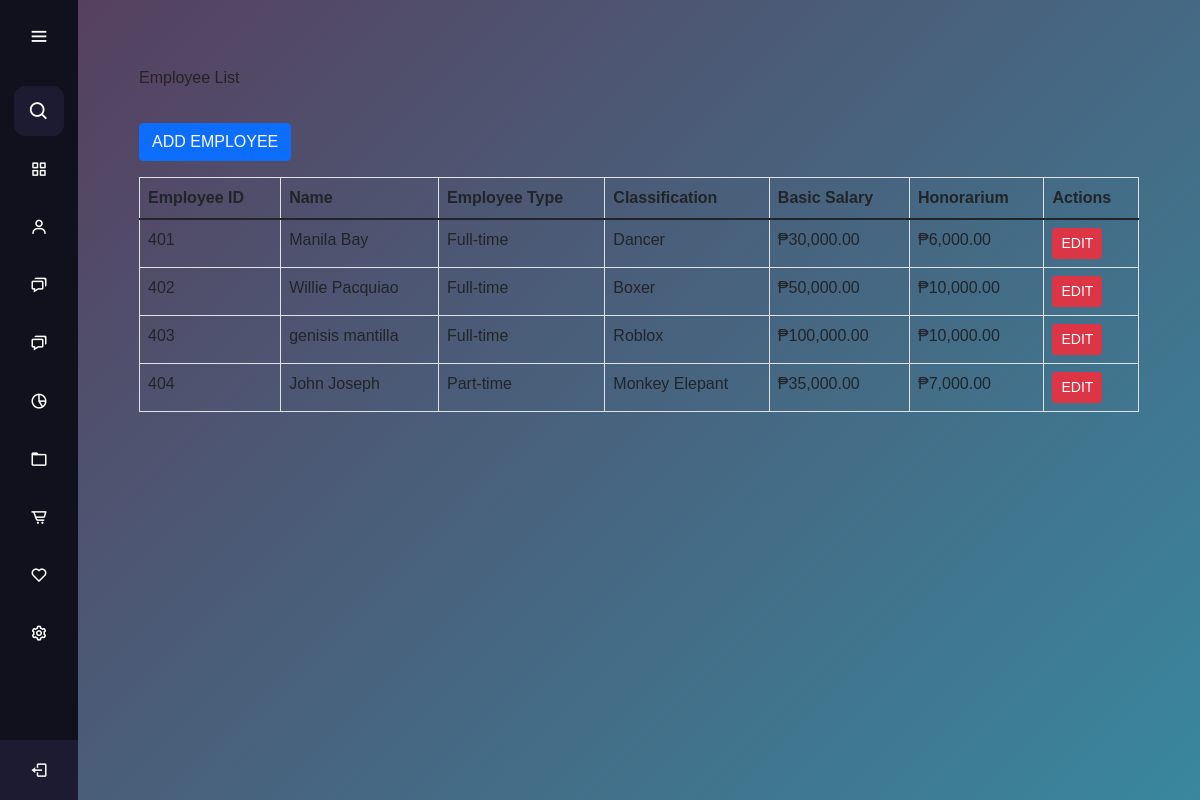
Screenshot of /sidebarManageemployee.php with the database file from the repository.
### tables this page shows
CREATE TABLE `employees` (
  `employee_id` int(11) NOT NULL,
  `first_name` varchar(255) NOT NULL,
  `last_name` varchar(255) NOT NULL,
  `employee_type` enum('full-time','part-time') NOT NULL,
  `classification` varchar(255) NOT NULL,
  `basic_salary` decimal(10,2) NOT NULL,
  `honorarium` decimal(10,2) DEFAULT 0.00,
  `created_at` timestamp NOT NULL DEFAULT current_timestamp()
);

### sidebarManageemployee.php (the view, shortened to what this page needs)
<?php
$conn = new mysqli('localhost', 'root', '', 'gfi_exel');
$sql_fetch = "SELECT * FROM employees";
$result = $conn->query($sql_fetch);
?>
<!DOCTYPE html>
<html lang="en">
<head>
    <script src="https://cdn.tailwindcss.com"></script>
</head>
<link rel="stylesheet" href="css/bootstrap.min.css">
<body>
    <?php include 'aside.php'; ?>
    <main>
    <div class="container mt-5">
        <div id="employeeList">
            <h2 class="mb-9">Employee List</h2>
            <button class="btn btn-primary mb-3" onclick="toggleView('addEmployee')">ADD EMPLOYEE</button>
            <table class="table table-bordered">
                <thead>
                    <tr>
                        <th>Employee ID</th>
                        <th>Name</th>
                        <th>Employee Type</th>
                        <th>Classification</th>
                        <th>Basic Salary</th>
                        <th>Honorarium</th>
                        <th>Actions</th>
                    </tr>
                </thead>
                <tbody>
                    <?php
                    if ($result->num_rows > 0) {
                        while ($row = $result->fetch_assoc()) {
                            echo "<tr>
                                    <td>" . $row['employee_id'] . "</td>
                                    <td>" . $row['first_name'] . " " . $row['last_name'] . "</td>
                                    <td>" . ucfirst($row['employee_type']) . "</td>
                                    <td>" . $row['classification'] . "</td>
                                    <td>₱" . number_format($row['basic_salary'], 2) . "</td>
                                    <td>₱" . number_format($row['honorarium'], 2) . "</td>
                                    <td>
                                        <button class='btn btn-danger btn-sm' onclick='toggleEditForm(" . $row['employee_id'] . ")'>EDIT</button>
                                    </td>
                                  </tr>";
                        }
                    } else {
                        echo "<tr><td colspan='7'>No employees found.</td></tr>";
                    }
                    ?>
                </tbody>
            </table>
        </div>
    </div>
    </main>
</body>
</html>

### styles.css (style rules this page uses)
* { margin: 0; padding: 0; box-sizing: border-box; font-family: "Poppins", sans-serif; }
main { margin-left: 78px; padding: 20px; transition: margin-left 0.5s ease; min-height: 100vh; background: linear-gradient( 135deg, #56405f, #39879e ); }

### rows the page displays
employees: employee_id "401", first_name "Manila", last_name "Bay", employee_type "Full-time", classification "Dancer", basic_salary "30,000.00", honorarium "6,000.00"
employees: employee_id "402", first_name "Willie", last_name "Pacquiao", employee_type "Full-time", classification "Boxer", basic_salary "50,000.00", honorarium "10,000.00"
employees: employee_id "403", first_name "genisis", last_name "mantilla", employee_type "Full-time", classification "Roblox", basic_salary "100,000.00", honorarium "10,000.00"
employees: employee_id "404", first_name "John", last_name "Joseph", employee_type "Part-time", classification "Monkey Elepant", basic_salary "35,000.00", honorarium "7,000.00"
